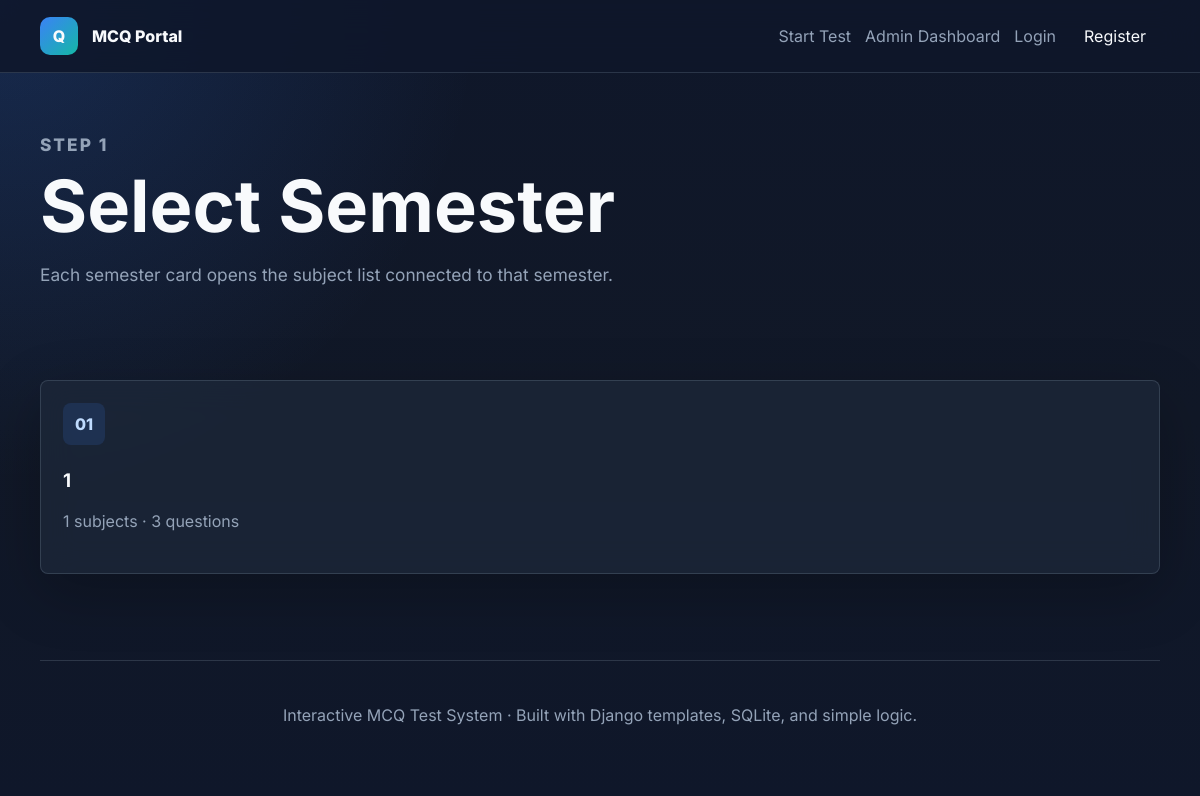
Before: /semesters/ with the older database file.
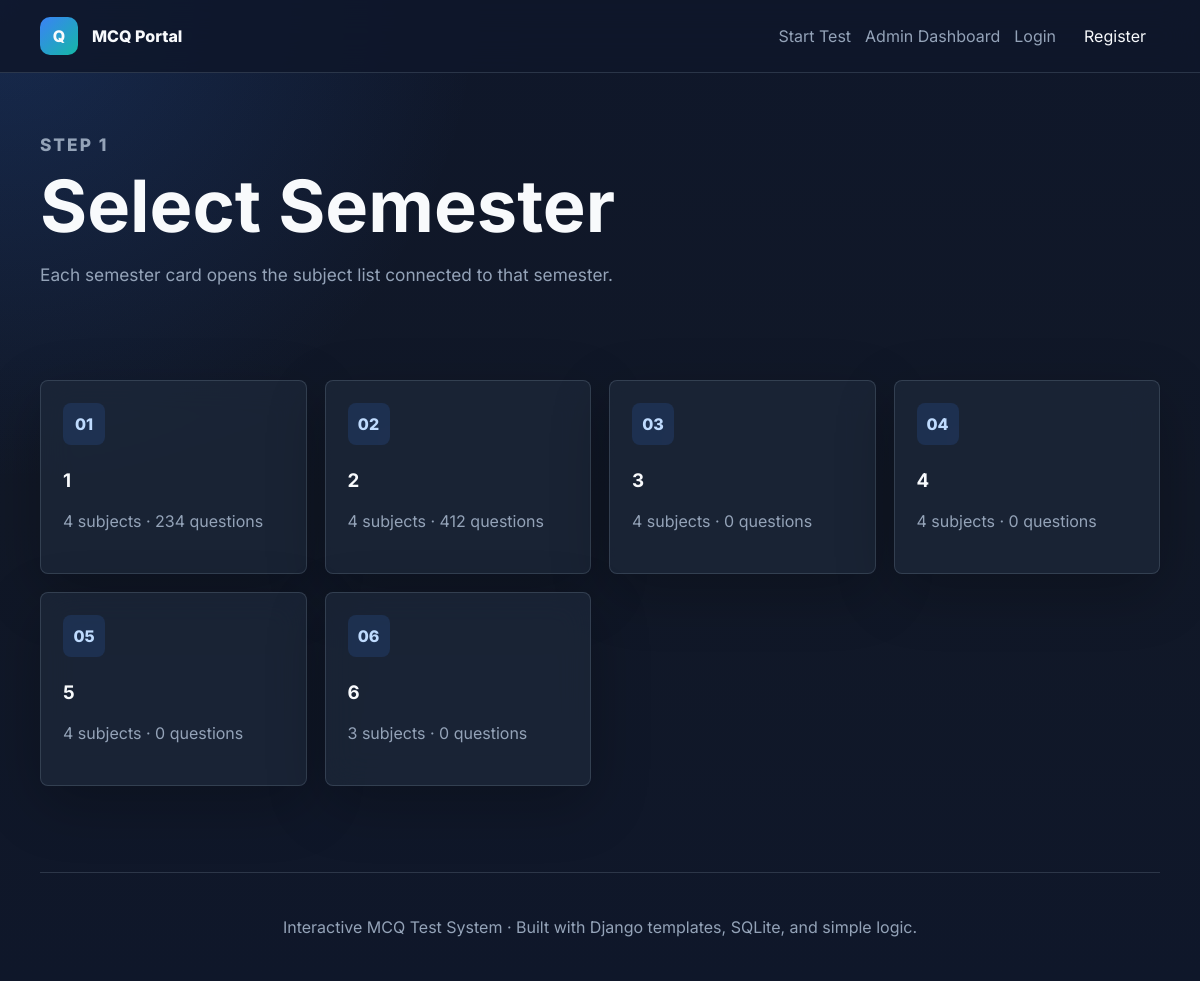
After: the same page with the newer database file.
### exams/models.py (models this page shows, shortened)
class Semester(models.Model):
    semester_name = models.CharField(max_length=100, unique=True)
    class Meta:
        ordering = ("semester_name",)
        verbose_name = "Semester"
        verbose_name_plural = "Semesters"

### exams/views.py (the view)
# urls.py: path("semesters/", views.select_semester, name="select_semester"),
def select_semester(request):
    all_semesters = Semester.objects.annotate(
        subject_count=Count("subjects", distinct=True),
        question_count=Count("questions", distinct=True),
    )
    return render(request, "exams/select_semester.html", {"semesters": all_semesters})

### templates/exams/select_semester.html (shortened to what this page needs)
{% extends "base.html" %}
{% block content %}
<section class="page-hero compact">
    <p class="eyebrow">Step 1</p>
    <h1>Select Semester</h1>
    <p>Each semester card opens the subject list connected to that semester.</p>
</section>
<section class="page-section">
    <div class="card-grid">
        {% for semester in semesters %}
            <a class="info-card" href="{% url 'select_subject' semester.id %}">
                <span class="card-number">{{ forloop.counter|stringformat:"02d" }}</span>
                <h3>{{ semester.semester_name }}</h3>
                <p>{{ semester.subject_count }} subjects · {{ semester.question_count }} questions</p>
            </a>
        {% empty %}
            <div class="empty-state">No semesters are available. Please add them from Django admin.</div>
        {% endfor %}
    </div>
</section>
{% endblock %}

Changed rows visible on the page:
computed for Semester (number 1 of 6 on the later page): subject_count "1" → "4"; question_count "3" → "234"
added Semester: semester_name "2", subject_count "4", question_count "412"
added Semester: semester_name "3", subject_count "4", question_count "0"
added Semester: semester_name "4", subject_count "4", question_count "0"
added Semester: semester_name "5", subject_count "4", question_count "0"
added Semester: semester_name "6", subject_count "3", question_count "0"
